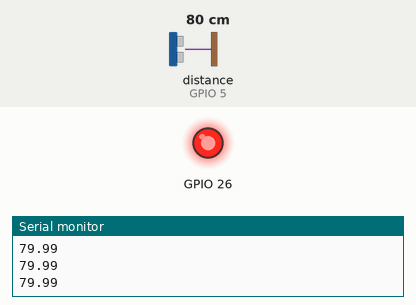
The sketch below on a simulated ESP32. Shown: output pins drawn as LEDs (lit = HIGH), the last lines printed to the serial monitor. Wiring (from diagram.json): ultrasonic range finder: trigger GPIO 2; echo GPIO 5. Inputs (shaded band) come from the test bench; at power-on: distance to the obstacle (sensor on GPIO 5) 80 cm. The echo pulse lasts 58.3 µs per cm; pins used as bus, display or sensor lines are not drawn.

Above: at 1.2 s.
1.3 s: distance to the obstacle (sensor on GPIO 5) set to 96 cm
2.8 s: distance to the obstacle (sensor on GPIO 5) set to 104 cm
At 3.7 s:
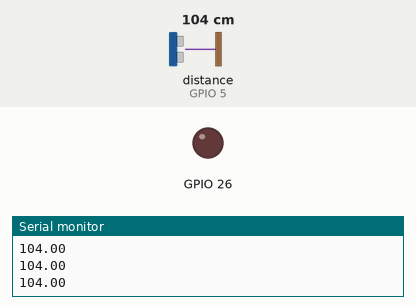
4.3 s: distance to the obstacle (sensor on GPIO 5) set to 2 cm
At 4.7 s:
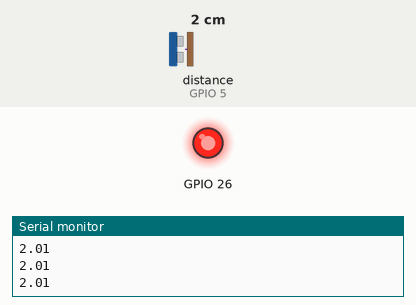
5.8 s: distance to the obstacle (sensor on GPIO 5) set to 120 cm
At 7.1 s:
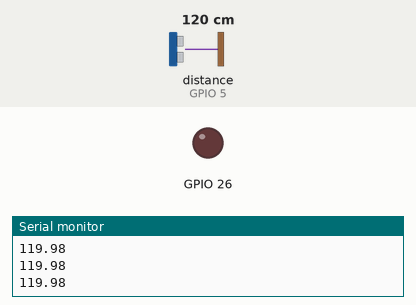
Timing chart, 0 to 8.3 s (numbered marks = the images above; inputs shaded):
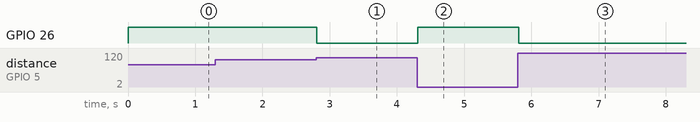

Measured:
- the behaviour switches between 100 and 101 cm on distance to the obstacle (sensor on GPIO 5) (found by bisection; images 0 and 1)
- after the input at 2.8 s, GPIO 26: HIGH → LOW at once
- after the input at 4.3 s, GPIO 26: LOW → HIGH at once
- after the input at 5.8 s, GPIO 26: HIGH → LOW at once

The sketch:

sketch.ino
```cpp
void setup() {
  pinMode(26,OUTPUT);
  pinMode(2,OUTPUT);
  pinMode(5,INPUT);
  Serial.begin(9600);

}

void loop() {
  digitalWrite(2,0);
  digitalWrite(2,1);
  delayMicroseconds(10);
  digitalWrite(2,0);
  float a = pulseIn(5,1);
  float dis = (a*0.0343)/2;
  Serial.println(dis);
  if(dis<100)
    digitalWrite(26,1); //glowing LED for distance<100cm
  else
    digitalWrite(26,0);
  }
```
